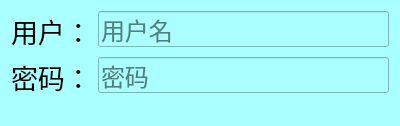
<?xml version="1.0" encoding="UTF-8"?>
<ui version="4.0">
 <class>login</class>
 <widget class="QDialog" name="login">
  <property name="geometry">
   <rect>
    <x>0</x>
    <y>0</y>
    <width>400</width>
    <height>126</height>
   </rect>
  </property>
  <property name="windowTitle">
   <string>登录</string>
  </property>
  <property name="toolTip">
   <string>用户登录</string>
  </property>
  <property name="styleSheet">
   <string notr="true">background:rgb(170, 255, 255)</string>
  </property>
  <property name="modal">
   <bool>false</bool>
  </property>
  <layout class="QFormLayout" name="formLayout">
   <item row="1" column="0">
    <widget class="QLabel" name="label">
     <property name="font">
      <font>
       <family>Arial</family>
       <pointsize>20</pointsize>
      </font>
     </property>
     <property name="text">
      <string>用户：</string>
     </property>
    </widget>
   </item>
   <item row="1" column="1">
    <widget class="QLineEdit" name="lineEdit_user">
     <property name="font">
      <font>
       <family>Arial</family>
       <pointsize>18</pointsize>
      </font>
     </property>
     <property name="placeholderText">
      <string>用户名</string>
     </property>
    </widget>
   </item>
   <item row="3" column="0">
    <widget class="QLabel" name="label_2">
     <property name="font">
      <font>
       <family>Arial</family>
       <pointsize>20</pointsize>
      </font>
     </property>
     <property name="text">
      <string>密码：</string>
     </property>
    </widget>
   </item>
   <item row="3" column="1">
    <widget class="QLineEdit" name="lineEdit_pwd">
     <property name="font">
      <font>
       <family>Arial</family>
       <pointsize>18</pointsize>
      </font>
     </property>
     <property name="echoMode">
      <enum>QLineEdit::Password</enum>
     </property>
     <property name="placeholderText">
      <string>密码</string>
     </property>
    </widget>
   </item>
  </layout>
 </widget>
 <resources/>
 <connections>
  <connection>
   <sender>lineEdit_pwd</sender>
   <signal>returnPressed()</signal>
   <receiver>login</receiver>
   <slot>login()</slot>
   <hints>
    <hint type="sourcelabel">
     <x>194</x>
     <y>79</y>
    </hint>
    <hint type="destinationlabel">
     <x>214</x>
     <y>117</y>
    </hint>
   </hints>
  </connection>
  <connection>
   <sender>lineEdit_user</sender>
   <signal>returnPressed()</signal>
   <receiver>login</receiver>
   <slot>login()</slot>
   <hints>
    <hint type="sourcelabel">
     <x>243</x>
     <y>31</y>
    </hint>
    <hint type="destinationlabel">
     <x>199</x>
     <y>62</y>
    </hint>
   </hints>
  </connection>
 </connections>
 <slots>
  <slot>login()</slot>
 </slots>
</ui>
